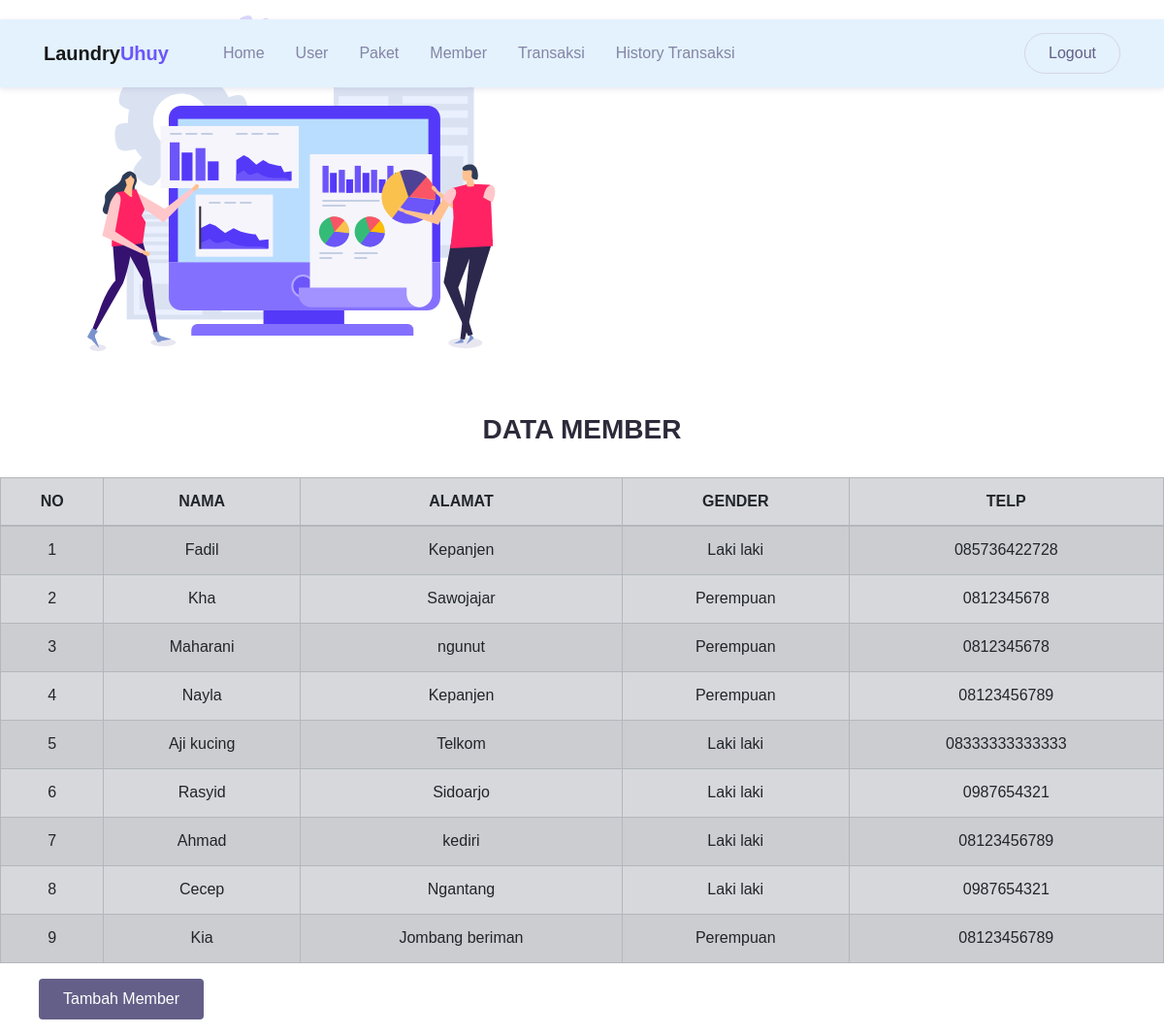
Page /member_kasir.php (signed in) on the committed database.
### tables this page shows
CREATE TABLE `member` (
  `id_member` int(11) NOT NULL,
  `nama_member` varchar(100) NOT NULL,
  `alamat` text NOT NULL,
  `jenis_kelamin` enum('Laki laki','Perempuan') NOT NULL,
  `tlp` varchar(15) NOT NULL
);

### member_kasir.php (the view, shortened to what this page needs)
<!DOCTYPE html>
<html>
<body>
<?php
 include "header.php"
 ?>
 <br>
 <br>
    <h3 align="center"><strong>DATA MEMBER</strong></h3>
    <br>
    <table class="table table-secondary table-striped">
        <thead>
            <tr>
                <th>NO</th>
                <th>NAMA</th>
                <th>ALAMAT</th>
                <th>GENDER</th>
                <th>TELP</th>
            </tr>
        </thead>
        <tbody>
            <?php
            include "koneksi.php";
            $qry_member=mysqli_query($conn,"select * from member ");
            $no=0;
            while($data_member=mysqli_fetch_array($qry_member)){
            $no++;?>
            <tr>
                <td><?=$no?></td>
                <td><?=$data_member['nama_member']?></td>
                <td><?=$data_member['alamat']?></td>
                <td><?=$data_member['jenis_kelamin']?></td>
                <td><?=$data_member['tlp']?></td>
            </tr>
            <?php
            }
            ?>
        </tbody>
        </table>
            <ul>
            <a href ="tambah_member_kasir.php" button class="btn btn-secondary me-md-2" type="button">Tambah Member</button>
    </body>
    </html>

### assets/css/theme.css (style rules this page uses)
:root { --primary: #6C55F9; --accent: #FF3D85; --secondary: #645F88; --success: #35bb78; --info: #05B4E1; --warning: #FAC14D; --danger: #FF4943; --grey: #B4B2C5; --dark: #2D2B3A; --light: #F6F5FC; }
body { font-family: "Work Sans", sans-serif; line-height: 1.5; color: #2D2B3A; }
a { color: #6C55F9; text-decoration: none; background-color: transparent; }
.btn { transition: all .2s ease; }
.btn-secondary { color: #fff; background-color: #645F88; border-color: transparent; }
.btn { padding: 8px 24px; }

### member_kasir.php (style rules this page uses)
table, th, td { border: 1px solid; border-collapse: collapse; text-align: center; }
table { width: 85%; }
th, td { height: 50px; }

### rows in the picture
member: nama_member "Fadil", alamat "Kepanjen", jenis_kelamin "Laki laki", tlp "085736422728"
member: nama_member "Kha", alamat "Sawojajar", jenis_kelamin "Perempuan", tlp "0812345678"
member: nama_member "Maharani", alamat "ngunut", jenis_kelamin "Perempuan", tlp "0812345678"
member: nama_member "Nayla", alamat "Kepanjen", jenis_kelamin "Perempuan", tlp "08123456789"
member: nama_member "Aji kucing", alamat "Telkom", jenis_kelamin "Laki laki", tlp "08333333333333"
member: nama_member "Rasyid", alamat "Sidoarjo", jenis_kelamin "Laki laki", tlp "0987654321"
member: nama_member "Ahmad", alamat "kediri", jenis_kelamin "Laki laki", tlp "08123456789"
member: nama_member "Cecep", alamat "Ngantang", jenis_kelamin "Laki laki", tlp "0987654321"
member: nama_member "Kia", alamat "Jombang beriman", jenis_kelamin "Perempuan", tlp "08123456789"
